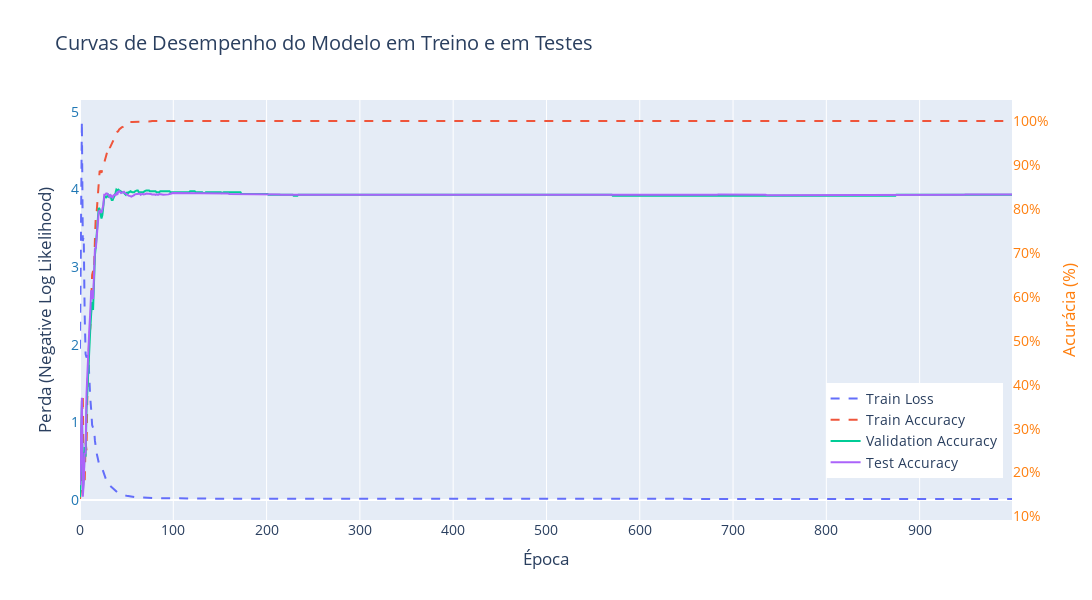

Notebook code cell kept with this figure:
### Code cell
# Plotar resultados com Plotly
plot_training_evaluation(train_losses, 
                         train_accuracies, 
                         val_accuracies, 
                         test_accuracies, 
                         val_losses=None)

### Figure 1 — Plotly figure (JSON) as saved in the notebook; plotly's stock layout.template omitted (floating-point values rounded to 4 significant figures; data arrays with more than 128 entries replaced by an {"elided": "..."} marker saying what was removed)
{"data": [{"line": {"dash": "dash"}, "mode": "lines", "name": "Train Loss", "type": "scatter", "x": {"elided": "1000 int values"}, "y": {"elided": "1000 float values"}, "yaxis": "y"}, {"line": {"dash": "dash"}, "mode": "lines", "name": "Train Accuracy", "type": "scatter", "x": {"elided": "1000 int values"}, "y": {"elided": "1000 float values"}, "yaxis": "y2"}, {"mode": "lines", "name": "Validation Accuracy", "type": "scatter", "x": {"elided": "1000 int values"}, "y": {"elided": "1000 float values"}, "yaxis": "y2"}, {"mode": "lines", "name": "Test Accuracy", "type": "scatter", "x": {"elided": "1000 int values"}, "y": {"elided": "1000 float values"}, "yaxis": "y2"}], "layout": {"font": {"size": 14}, "height": 600, "legend": {"x": 0.8, "y": 0.1}, "title": {"text": "Curvas de Desempenho do Modelo em Treino e em Testes"}, "width": 1200, "xaxis": {"title": {"text": "Época"}}, "yaxis": {"showgrid": false, "tickfont": {"color": "#1f77b4"}, "title": {"text": "Perda (Negative Log Likelihood)"}}, "yaxis2": {"overlaying": "y", "showgrid": false, "side": "right", "tickfont": {"color": "#ff7f0e"}, "tickformat": ".0%", "title": {"font": {"color": "#ff7f0e"}, "text": "Acurácia (%)"}}}}
